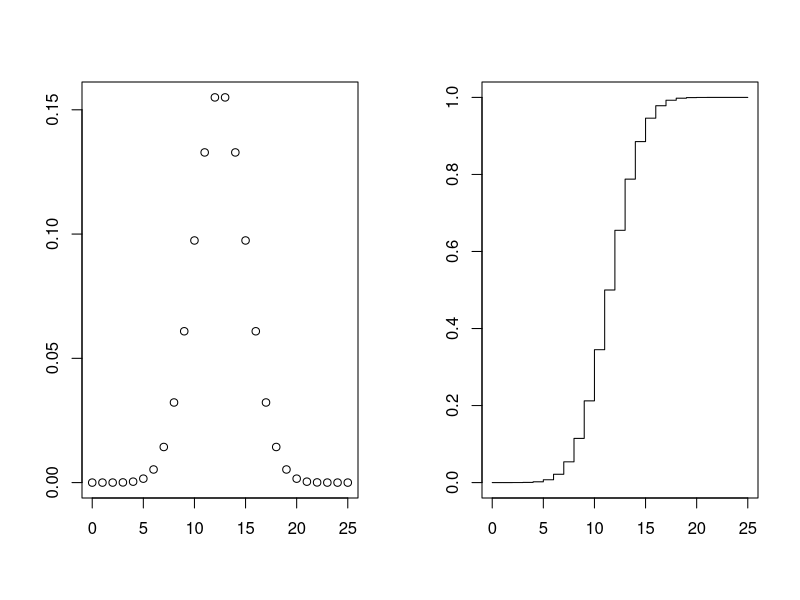
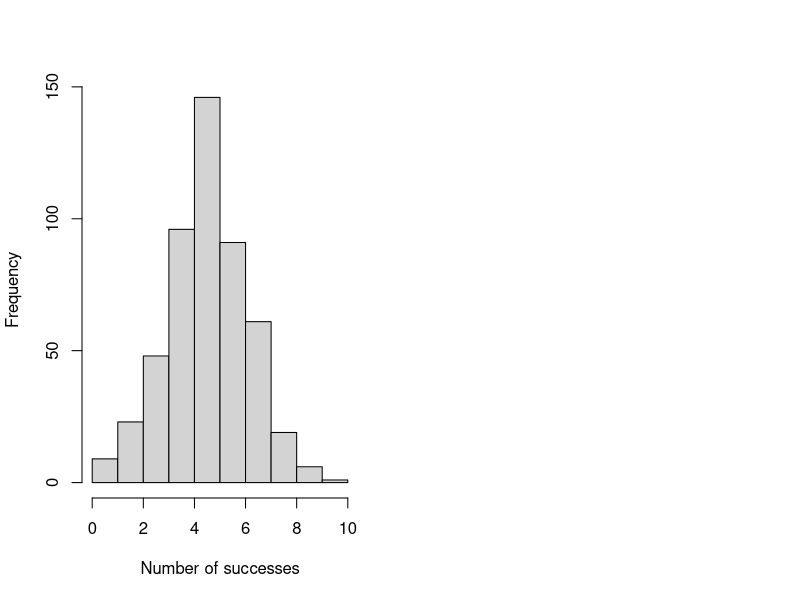
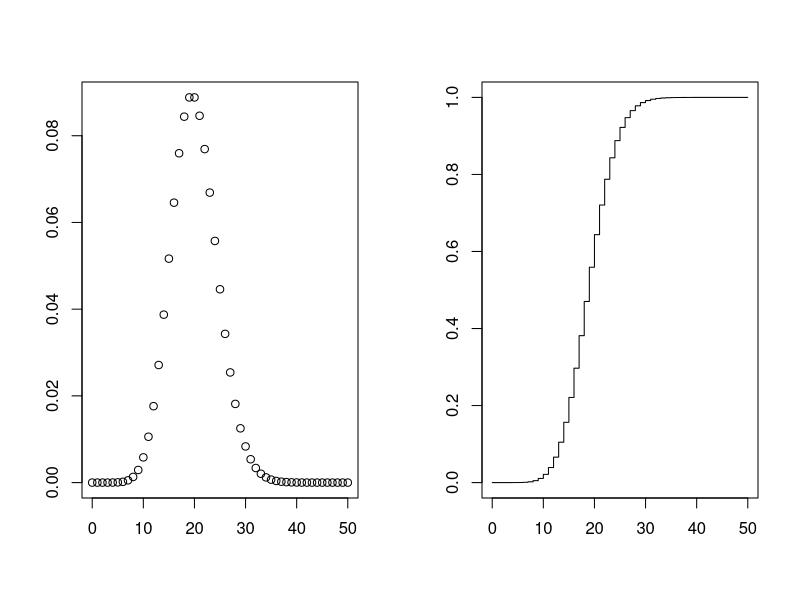
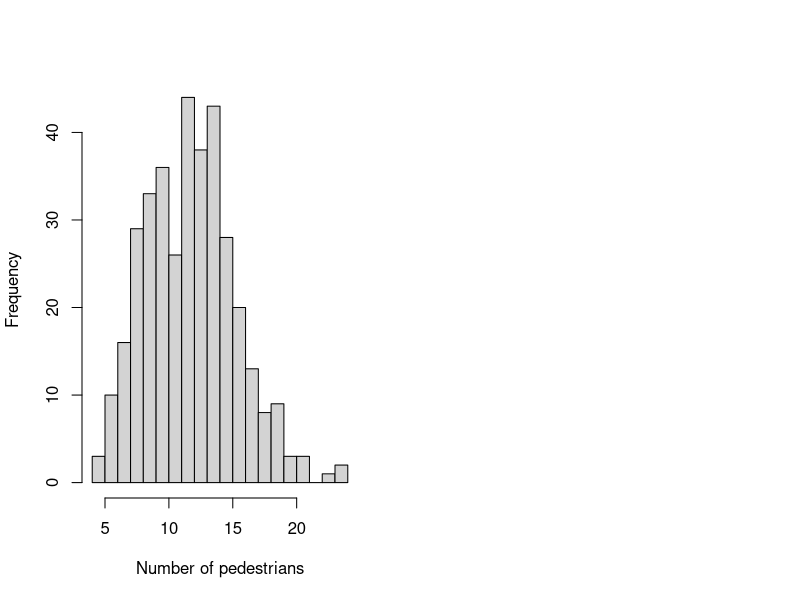

Source code (R) for these figures, in order:
## ---- chunk 1
# Sequence for visualization
binomial_seq <- seq(0, 25, by=1)

# Functions
binomial_density_function <- dbinom(x = binomial_seq, size = 25, prob = 0.5)
binomial_distribution_function <- pbinom(q = binomial_seq, size = 25, prob = 0.5)

# Plot
par(mfrow=c(1,2))
plot(binomial_seq, binomial_density_function, ann = FALSE)
plot(binomial_seq, binomial_distribution_function, type = "S", ann = FALSE)
## ---- chunk 2
# Probability for exactly 3 successes out of 10 trials
dbinom(x = 3, size = 10, prob = 0.5)

# Probability for up to 3 successes out of 10 trials
pbinom(q = 3, size = 10, prob = 0.5)

# Simulate 10 times how many successes there is using random numbers
rbinom(n = 10, size = 10, prob = 0.5)

# With large enough n, expected value (np = 5) should become visible
rbinom500 <- rbinom(n = 500, size = 10, prob = 0.5)
hist(rbinom500, xlab = "Number of successes", ylab = "Frequency", main = NULL)
summary(rbinom500)
## ---- chunk 3
# Sequence for visualization
Poisson_seq <- seq(0, 50, by=1)

# Functions
Poisson_density_function <- dpois(x = Poisson_seq, lambda = 20)
Poisson_distribution_function <- ppois(q = Poisson_seq, lambda = 20)


# Plot
par(mfrow=c(1,2))
plot(Poisson_seq, Poisson_density_function, ann = FALSE)
plot(Poisson_seq, Poisson_distribution_function, type = "S", ann = FALSE)
## ---- chunk 4
# A bridge is crossed by 12 people per minute, on average.
# What is the probability that exactly 16 people crosses it in a minute?
dpois(x = 16, lambda = 12)

# A bridge is crossed by 12 people per minute, on average.
# What is the probability that up to 16 people crosses it in a minute?
ppois(q = 16, lambda = 12)

# Simulate amount of people per minute 10 times
rpois(n = 10, lambda = 12)

# By repeating the observation once every day for a year,
# the expected value (lambda = 12) should become visible
Poisson_pedestrians <- rpois(n = 365, lambda = 12)
hist(Poisson_pedestrians,breaks = 20,
     xlab = "Number of pedestrians",ylab = "Frequency",main = NULL)

summary(Poisson_pedestrians)
